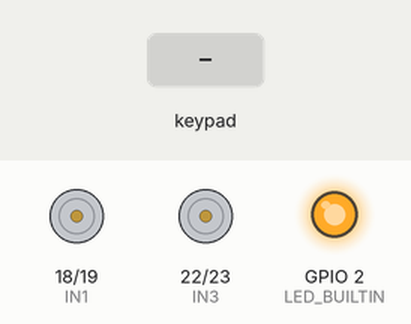
A sketch run on a simulated ESP32. Shown: motor-driver pin pairs drawn as motors (green arrow = first pin HIGH = forward, orange = second pin HIGH = backward, longer = more drive), output pins drawn as LEDs (lit = HIGH). The inputs (shaded band) are chosen by the test bench. Nothing arrives over Bluetooth unless stated; what the sketch prints to the serial monitor is not drawn.

Above: at 1.2 s.
1.3 s: key 'U' pressed
At 1.51 s:
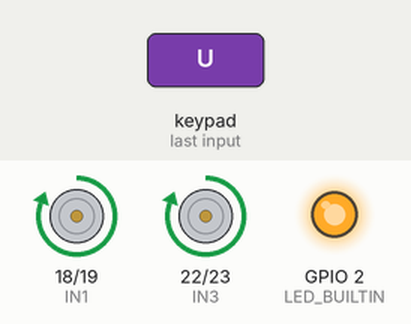
3.2 s: key 'D' pressed
At 3.41 s:
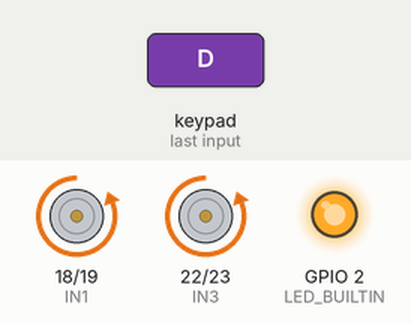
5.1 s: key 'L' pressed
At 5.31 s:
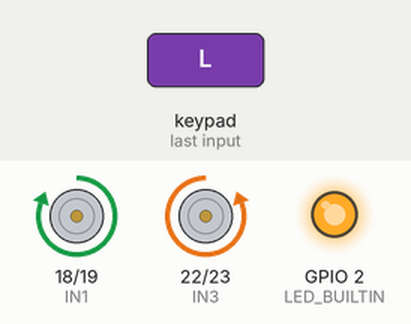
7.0 s: key 'R' pressed
At 7.21 s:
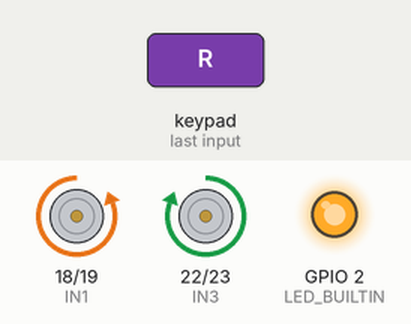
Timing chart, 0 to 9.9 s (numbered marks = the images above; inputs shaded):
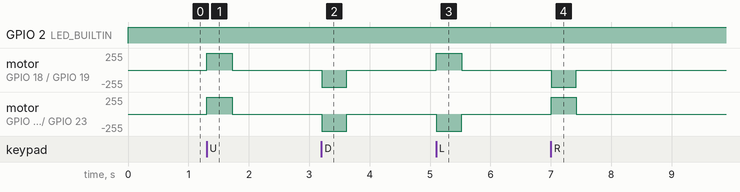

Measured:
- after the input at 1.3 s, motor on GPIO 18 (IN1) / GPIO 19 (IN2), motor on GPIO 22 (IN3) / GPIO 23 (IN4): stopped → forward 255/255 at once, → stopped 0.42 s later
- after the input at 3.2 s, motor on GPIO 18 (IN1) / GPIO 19 (IN2), motor on GPIO 22 (IN3) / GPIO 23 (IN4): stopped → backward 255/255 at once, → stopped 0.42 s later
- after the input at 5.1 s, motor on GPIO 18 (IN1) / GPIO 19 (IN2): stopped → forward 255/255 at once, → stopped 0.42 s later; motor on GPIO 22 (IN3) / GPIO 23 (IN4): stopped → backward 255/255 at once, → stopped 0.42 s later
- after the input at 7.0 s, motor on GPIO 18 (IN1) / GPIO 19 (IN2): stopped → backward 255/255 at once, → stopped 0.42 s later; motor on GPIO 22 (IN3) / GPIO 23 (IN4): stopped → forward 255/255 at once, → stopped 0.42 s later

The sketch:

ps4-esp32-car-pwm-v1.ino
```cpp
#include <PS4Controller.h>

// Motor Pins
#define IN1 18
#define IN2 19
#define IN3 22
#define IN4 23

const int threshold = 20; // deadzone threshold

// PWM channels for ESP32
const int pwmFreq = 1000;
const int pwmResolution = 8; // 0-255
const int ch1 = 0;
const int ch2 = 1;
const int ch3 = 2;
const int ch4 = 3;

void setup() {
  Serial.begin(115200);
  pinMode(LED_BUILTIN, OUTPUT);

  // Setup motor pins for PWM
  ledcSetup(ch1, pwmFreq, pwmResolution);
  ledcSetup(ch2, pwmFreq, pwmResolution);
  ledcSetup(ch3, pwmFreq, pwmResolution);
  ledcSetup(ch4, pwmFreq, pwmResolution);

  ledcAttachPin(IN1, ch1);
  ledcAttachPin(IN2, ch2);
  ledcAttachPin(IN3, ch3);
  ledcAttachPin(IN4, ch4);

  stopCar();

  PS4.begin();
  Serial.println("PS4 Controller Ready");
}

void loop() {
  if(!PS4.isConnected()) {
    static unsigned long lastAttempt = 0;
    if(millis() - lastAttempt > 2000) {
      Serial.println("Trying to reconnect PS4...");
      PS4.begin();
      lastAttempt = millis();
    }
    digitalWrite(LED_BUILTIN, millis() % 500 < 250);
    stopCar();
    return;
  }

  digitalWrite(LED_BUILTIN, HIGH);

  // Read joystick values
  int speed = PS4.LStickY(); // -127 to 127
  int turn  = PS4.LStickX(); // -127 to 127
  if(abs(speed) < threshold) speed = 0;
  if(abs(turn) < threshold) turn = 0;

  int pwmSpeed = map(abs(speed), 0, 128, 0, 255);
  int pwmTurn  = map(abs(turn), 0, 128, 0, 255);
  /*
  Serial.print("Speed: ");
  Serial.print(pwmSpeed);
  Serial.print("  trun: ");
  Serial.println(pwmTurn);
  */

  // Arrow button overrides joystick
  if(PS4.Up()) forward(255);
  else if(PS4.Down()) backward(255);
  else if(PS4.Left()) turnLeft(255);
  else if(PS4.Right()) turnRight(255);
  else {
    // Joystick movement if no arrow key pressed
    if(speed > 0) forward(pwmSpeed);
    else if(speed < 0) backward(pwmSpeed);
    else if(turn > 0) turnRight(pwmTurn);
    else if(turn < 0) turnLeft(pwmTurn);
    else stopCar();
  }

  delay(5);
}

// Motor control with PWM
void forward(int pwm){
  ledcWrite(ch1, pwm); ledcWrite(ch2, 0);
  ledcWrite(ch3, pwm); ledcWrite(ch4, 0);
}

void backward(int pwm){
  ledcWrite(ch1, 0); ledcWrite(ch2, pwm);
  ledcWrite(ch3, 0); ledcWrite(ch4, pwm);
}

void turnLeft(int pwm){
  ledcWrite(ch1, pwm); ledcWrite(ch2, 0);
  ledcWrite(ch3, 0);   ledcWrite(ch4, pwm);
}

void turnRight(int pwm){
  ledcWrite(ch1, 0);   ledcWrite(ch2, pwm);
  ledcWrite(ch3, pwm); ledcWrite(ch4, 0);
}

void stopCar(){
  ledcWrite(ch1, 0); ledcWrite(ch2, 0);
  ledcWrite(ch3, 0); ledcWrite(ch4, 0);
}
```
